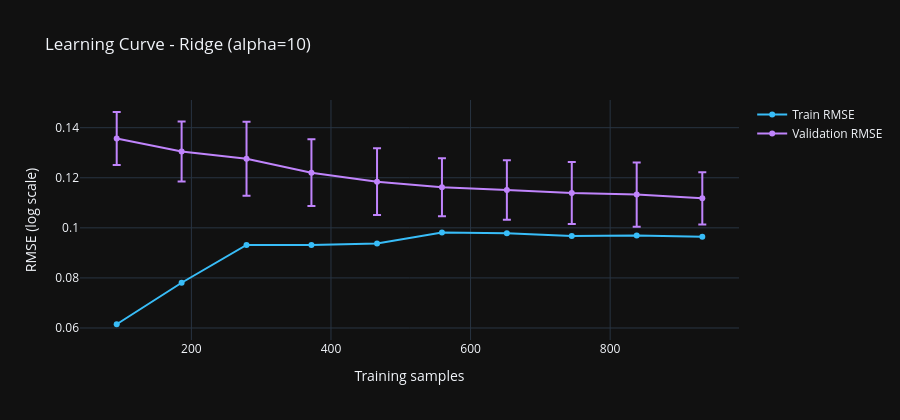

The cell this chart's notebook holds for it:
### Markdown cell above
### **6.3 Learning Curve**

Shows model performance as a function of training set size.
A flattened validation curve means adding more data would not significantly
improve the model - the limit is dataset quality, not quantity.

### Code cell
train_sizes, train_scores_lc, val_scores_lc = learning_curve(
    Ridge(**gs_ridge.best_params_),
    X_train, y_train,
    train_sizes=np.linspace(0.1, 1.0, 10),
    scoring="neg_root_mean_squared_error",
    cv=cv, n_jobs=-1,
)

train_mean_lc = -train_scores_lc.mean(axis=1)
val_mean_lc   = -val_scores_lc.mean(axis=1)
val_std_lc    = val_scores_lc.std(axis=1)

fig = go.Figure()

fig.add_trace(go.Scatter(
    x=train_sizes, y=train_mean_lc,
    mode="lines+markers",
    name="Train RMSE",
    line=dict(color="#38bdf8", width=2),
))
fig.add_trace(go.Scatter(
    x=train_sizes, y=val_mean_lc,
    mode="lines+markers",
    name="Validation RMSE",
    line=dict(color="#c084fc", width=2),
    error_y=dict(array=val_std_lc, visible=True, color="#c084fc"),
))

fig.update_layout(
    title="Learning Curve - Ridge (alpha=10)",
    xaxis_title="Training samples",
    yaxis_title="RMSE (log scale)",
    height=420,
)
fig.show()

gap_final  = val_mean_lc[-1] - train_mean_lc[-1]
slope_val  = val_mean_lc[-1] - val_mean_lc[-3]

print(f"Train RMSE (max data) : {train_mean_lc[-1]:.5f}")
print(f"Val RMSE   (max data) : {val_mean_lc[-1]:.5f}")
print(f"Final gap             : {gap_final:.5f}")
print()
if slope_val < -0.001:
    print("Validation curve still descending - more data would help.")
else:
    print("Validation curve flattened - model has reached its limit with this dataset.")

### Figure 1 — Plotly figure (JSON) as saved in the notebook; plotly's stock layout.template omitted (floating-point values rounded to 4 significant figures)
{"data": [{"line": {"color": "#38bdf8", "width": 2}, "mode": "lines+markers", "name": "Train RMSE", "type": "scatter", "x": [93, 186, 279, 372, 466, 559, 652, 745, 838, 932], "y": [0.0615, 0.07808, 0.09315, 0.09311, 0.09376, 0.09814, 0.09787, 0.09677, 0.09695, 0.09645]}, {"error_y": {"array": [0.0106, 0.01199, 0.01479, 0.01331, 0.01336, 0.0116, 0.01186, 0.01237, 0.0128, 0.01046], "color": "#c084fc", "visible": true}, "line": {"color": "#c084fc", "width": 2}, "mode": "lines+markers", "name": "Validation RMSE", "type": "scatter", "x": [93, 186, 279, 372, 466, 559, 652, 745, 838, 932], "y": [0.1357, 0.1305, 0.1276, 0.122, 0.1184, 0.1162, 0.1151, 0.1139, 0.1133, 0.1118]}], "layout": {"height": 420, "title": {"text": "Learning Curve - Ridge (alpha=10)"}, "xaxis": {"title": {"text": "Training samples"}}, "yaxis": {"title": {"text": "RMSE (log scale)"}}}}
